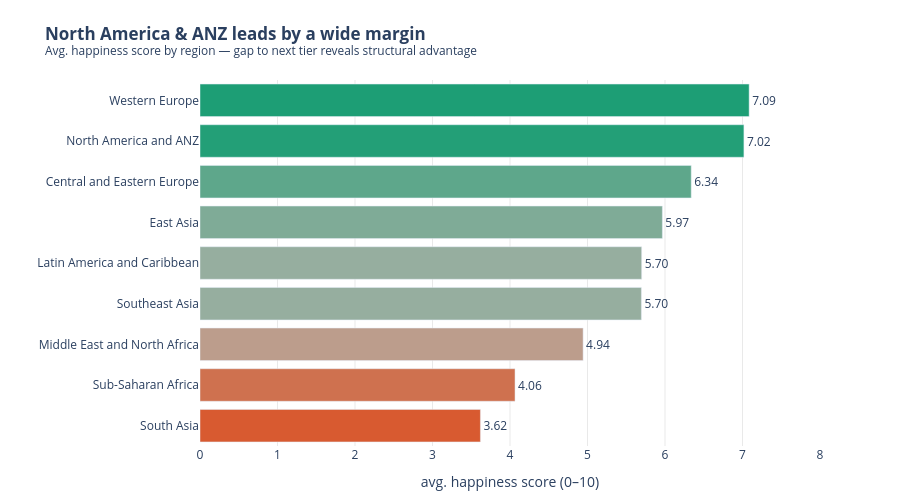

This figure's notebook cell:
### Markdown cell above
---
## Task 1 — Regional Comparison Bar Chart

**What to build:** A horizontal bar chart showing the **average happiness score by region**, sorted from highest to lowest.

**Requirements:**
- Horizontal orientation (category names are long)
- Sorted by score, descending (so the happiest region is at the top)
- Zero baseline on x-axis
- At least one design choice that goes beyond the Plotly default (colour, annotation, labels, etc.)
- An insight title that answers: *which region stands out and why does it matter?*

**Hint:** Use `df.groupby('Region')['Happiness_Score'].mean()` to compute the averages.

### Code cell
# Task 1: Regional comparison bar chart
# -------------------------------------

# Step 1: Compute average happiness score by region
region_avg = (df.groupby('Region')['Happiness_Score']
              .mean()
              .reset_index()
              .sort_values('Happiness_Score'))  # sort for horizontal bar

print(region_avg)

# Step 2: Build the chart
fig = px.bar(
    region_avg,
    x='Happiness_Score',
    y='Region',
    orientation='h',
    title='<b>North America & ANZ leads by a wide margin</b><br>'
          '<sup>Avg. happiness score by region — gap to next tier reveals structural advantage</sup>',
    color='Happiness_Score',
    color_continuous_scale=[
        (0.0, '#D85A30'),   # coral – low
        (0.5, '#B4B2A9'),   # gray  – mid
        (1.0, '#1D9E75'),   # teal  – high
    ],
    range_color=[region_avg['Happiness_Score'].min(),
                 region_avg['Happiness_Score'].max()],
    text='Happiness_Score',
)

fig.update_traces(
    texttemplate='%{text:.2f}',
    textposition='outside',
)

fig.update_layout(
    xaxis=dict(
        title='avg. happiness score (0–10)',
        range=[0, 8],           # zero baseline
        showgrid=True,
        gridcolor='rgba(200,200,200,0.4)',
    ),
    yaxis=dict(
        title='',
        categoryorder='total ascending',  # highest score at top
    ),
    coloraxis_showscale=False,
    plot_bgcolor='white',
    paper_bgcolor='white',
    margin=dict(l=20, r=80, t=80, b=40),
    height=500,
)

fig.show()

### Figure 1 — Plotly figure (JSON) as saved in the notebook; plotly's stock layout.template omitted (floating-point values rounded to 4 significant figures)
{"data": [{"hovertemplate": "Happiness_Score=%{marker.color}<br>Region=%{y}<extra></extra>", "legendgroup": "", "marker": {"color": [3.618, 4.065, 4.943, 5.695, 5.699, 5.966, 6.338, 7.018, 7.086], "coloraxis": "coloraxis", "pattern": {"shape": ""}}, "name": "", "orientation": "h", "showlegend": false, "text": [3.618, 4.065, 4.943, 5.695, 5.699, 5.966, 6.338, 7.018, 7.086], "textposition": "outside", "texttemplate": "%{text:.2f}", "type": "bar", "x": [3.618, 4.065, 4.943, 5.695, 5.699, 5.966, 6.338, 7.018, 7.086], "xaxis": "x", "y": ["South Asia", "Sub-Saharan Africa", "Middle East and North Africa", "Southeast Asia", "Latin America and Caribbean", "East Asia", "Central and Eastern Europe", "North America and ANZ", "Western Europe"], "yaxis": "y"}], "layout": {"barmode": "relative", "coloraxis": {"cmax": 7.086, "cmin": 3.618, "colorbar": {"title": {"text": "Happiness_Score"}}, "colorscale": [[0, "#D85A30"], [0.5, "#B4B2A9"], [1, "#1D9E75"]], "showscale": false}, "height": 500, "legend": {"tracegroupgap": 0}, "margin": {"b": 40, "l": 20, "r": 80, "t": 80}, "paper_bgcolor": "white", "plot_bgcolor": "white", "title": {"text": "<b>North America & ANZ leads by a wide margin</b><br><sup>Avg. happiness score by region — gap to next tier reveals structural advantage</sup>"}, "xaxis": {"anchor": "y", "domain": [0, 1], "gridcolor": "rgba(200,200,200,0.4)", "range": [0, 8], "showgrid": true, "title": {"text": "avg. happiness score (0–10)"}}, "yaxis": {"anchor": "x", "categoryorder": "total ascending", "domain": [0, 1], "title": {"text": ""}}}}
